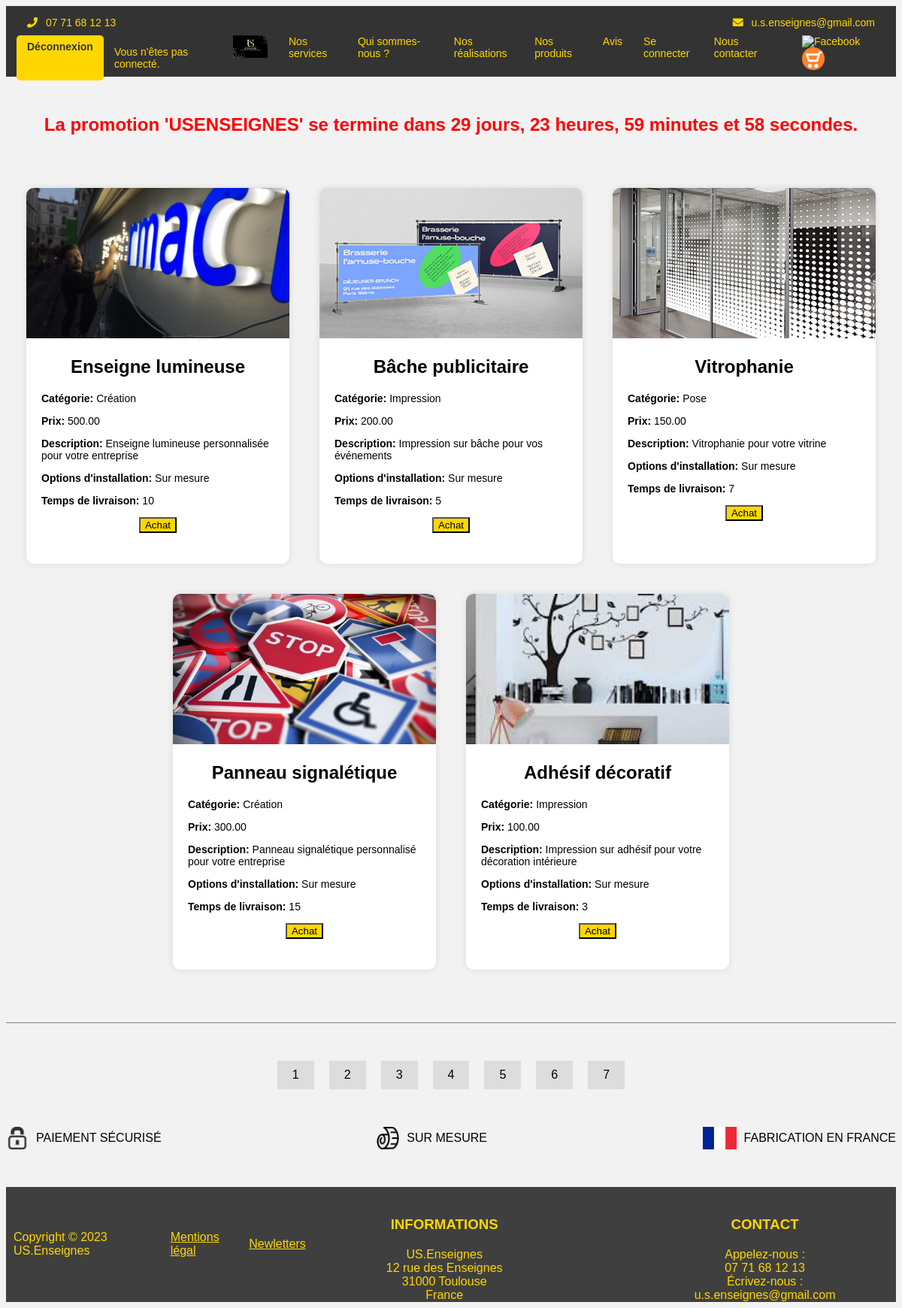
/produits.php, run on the app's committed database.
### tables this page shows
CREATE TABLE `products` (
  `id` int(11) NOT NULL,
  `name` varchar(255) NOT NULL,
  `category` varchar(255) NOT NULL,
  `price` decimal(10,2) NOT NULL,
  `description` text NOT NULL,
  `image` varchar(255) DEFAULT NULL,
  `installation_options` varchar(255) DEFAULT NULL,
  `delivery_time` int(11) NOT NULL
);

### produits.php (the view, shortened to what this page needs)
<!DOCTYPE html>
<html>
<head>
    <link rel="stylesheet" type="text/css" href="css/styleproduits.css">
    <link rel="stylesheet" href="https://use.fontawesome.com/releases/v5.14.0/css/all.css">
</head>
<body>
<header>
<div class="contact-info">
  <span><i class="fas fa-phone"></i> 07 71 68 12 13</span>
  <span><i class="fas fa-envelope"></i> u.s.enseignes@gmail.com </span>
</div>
<nav>
  <ul class="navbar-list">
    <a href="logout.php" class="logout-button">Déconnexion</a>
    <?php
      if(isset($_SESSION["username"])){
        echo "<p class='welcome-message'>Bienvenue, " . $_SESSION["username"] . "</p>";
      }else{
        echo "<p class='welcome-message'>Vous n'êtes pas connecté.</p>";
      }
    ?>
    <li class="navbar-item">
      <a href="index.php">
        <img src="images/image001.png" alt="logo" height="30" class="navbar-logo">
      </a>
    </li>
    <li class="navbar-item"><a href="index.php">Nos services</a></li>
    <li class="navbar-item"><a href="sommesnous.php">Qui sommes-nous ?</a></li>
    <li class="navbar-item"><a href="realisations.php">Nos réalisations</a></li>
    <li class="navbar-item"><a href="produits.php">Nos produits</a></li>
    <li class="navbar-item"> <a href="avis.php">Avis</a></li>
    <li class="navbar-item"><a href="login.php">Se connecter</a></li>
    <li class="navbar-item"><a href="contact.php">Nous contacter</a></li>
    <li class="navbar-item">
      <a href="https://www.facebook.com/usenseignestroyes/" target="_blank" class="facebook-button">
        <img src="images/fbgold.png" alt="Facebook" height="30">
      </a>
      <a href="panier.php" target="_blank" class="panier-button">
        <img src="images/paniergold.png" alt="Panier" height="30">
      </a>
    </li>
  </ul>
</nav>
  </header>
    <main>
<div id="countdownContainer">
  <div id="countdown"></div>
</div>
<section class="products">
  <?php
  $host = '127.0.0.1';
  $username = 'root';
  $password = '';
  $dbname = 'test';
$conn = new mysqli($host, $username, $password, $dbname);
$query = "SELECT * FROM products";
$result = mysqli_query($conn, $query);
while($row = mysqli_fetch_assoc($result)){
?>
  <div class="product-card">
    <div class="product-image">
      <img src="<?php echo $row['image']; ?>" width="100" height="100">
    </div>
    <div class="product-info">
      <h2><?php echo $row['name']; ?></h2>
      <p><b>Catégorie:</b> <?php echo $row['category']; ?></p>
      <p><b>Prix:</b> <?php echo $row['price']; ?></p>
      <p><b>Description:</b> <?php echo $row['description']; ?></p>
      <p><b>Options d'installation:</b> <?php echo $row['installation_options']; ?></p>
      <p><b>Temps de livraison:</b> <?php echo $row['delivery_time']; ?></p>
    </div>
    <div class="product-actions">
      <form action="panier.php" method="post">
        <input type="submit" value="Achat">
      </form>
    </div>
  </div>
  <?php
  }
  ?>
</section>
  </main>
    <div style="border-top: 1px solid gray; margin: 50px 0;"></div>
  <div class="pagination">
  <a href="index.php">1</a>
  <a href="sommesnous.php">2</a>
  <a href="realisations.php">3</a>
  <a href="produits.php">4</a>
  <a href="avis.php">5</a>
  <a href="login.php">6</a>
  <a href="contact.php">7</a>
</div>
    <section id="securite-sur-mesure-fabrication">
    <div class="securite">
      <img src="images/cadenas.png" alt="Logo cadenas"height="30">
      <p>PAIEMENT SÉCURISÉ</p>
    </div>
    <div class="sur-mesure">
      <img src="images/surmesure.png" alt="Logo sur mesure"height="30">
      <p>SUR MESURE</p>
    </div>
    <div class="fabrication-france">
      <img src="images/logo-france.png" alt="Logo France"height="30">
      <p>FABRICATION EN FRANCE</p>
    </div>
  </section>
 <footer>
  <p><span>Copyright © 2023 US.Enseignes</span></p>
  <a href="mentionslegale.php">Mentions légal </a>
  <a href="newletters.php">Newletters</a>
  <div class="footer-container">
        <div class="footer-info">
            <h3>INFORMATIONS</h3>
            <p> US.Enseignes</p>
            <p>12 rue des Enseignes</p>
            <p>31000 Toulouse</p>
            <p>France</p>
        </div>
        <div class="footer-contact">
            <h3>CONTACT</h3>
            <p>Appelez-nous :</p>
            <p>07 71 68 12 13</p>
            <p>Écrivez-nous :</p>
            <p> u.s.enseignes@gmail.com</p>
        </div>
  </div>
  </footer>
</body>
</html>

### css/styleproduits.css (style rules this page uses)
:root { --secondary-color: #212121; --tertiary-color: #f5f5f5; }
body { background-color: #f2f2f2; font-family: Arial, sans-serif; }
header { background-color: var(--secondary-color); }
nav { display: flex; justify-content: space-between; align-items: center; background-color: #333; height: 50px; font-size: 14px; padding: 0 1em; }
.navbar-list { display: flex; list-style: none; margin: 0; padding: 0; }
.navbar-item { margin: 0 1em; }
nav a { color: #FFD700; text-decoration: none; }
.logout-button { background-color: #FFD700; color: #333; padding: 0.5em 1em; border-radius: 5px; font-weight: bold; margin-right: 1em; }
.facebook-button, .panier-button { margin-left: 1em; }
.welcome-message { color: #FFD700; margin-right: 1em; }
.contact-info { display: flex; justify-content: space-between; align-items: center; padding: 1em; background-color: #333; color: #FFD700; font-size: 14px; }
.contact-info span { display: inline-block; margin: 0 1em; }
.contact-info i { margin-right: 0.5em; }
.products { display: flex; flex-wrap: wrap; justify-content: center; align-items: center; margin-top: 40px; }
.product-card { width: 350px; height: 500px; background-color: white; border-radius: 10px; box-shadow: 0px 0px 10px rgba(0, 0, 0, 0.1); margin: 20px; text-align: center; position: relative; overflow: hidden; }
.product-card img { width: 100%; height: 200px; object-fit: cover; transition: transform 0.3s ease-in-out; }
.product-card p { font-size: 14px; margin-top: 10px; text-align: left; padding: 0 20px; }
input { background-color: #ffd700; }
.pagination { display: flex; justify-content: center; align-items: center; margin: 20px 0; }
.pagination a { display: block; padding: 10px 20px; margin: 0 10px; background-color: #ddd; text-decoration: none; color: black; }
#securite-sur-mesure-fabrication { display: flex; justify-content: space-between; align-items: center; margin: 40px 0; }
#securite-sur-mesure-fabrication img { margin-right: 10px; }
.securite, .sur-mesure, .fabrication-france { display: flex; align-items: center; }
footer { display: flex; justify-content: center; align-items: center; margin-top: 40px; background-color: #3F3F3F; color: #FFD700; }
footer p, footer a { margin: 0 10px; color: #FFD700; }
.footer-container { display: flex; justify-content: space-between; width: 80%; margin-top: 20px; }
.footer-info, .footer-contact { width: 45%; text-align: center; }
.footer-info h3, .footer-contact h3 { margin-bottom: 20px; color: #FFD700; }
#countdownContainer { text-align: center; font-size: 1.5em; font-weight: bold; margin: 50px 0; color: red; }

### data on the page
products: image (picture), name "Enseigne lumineuse", category "Création", price "500.00", description "Enseigne lumineuse personnalisée pour votre entreprise", installation_options "Sur mesure", delivery_time "10"
products: image (picture), name "Bâche publicitaire", category "Impression", price "200.00", description "Impression sur bâche pour vos événements", installation_options "Sur mesure", delivery_time "5"
products: image (picture), name "Vitrophanie", category "Pose", price "150.00", description "Vitrophanie pour votre vitrine", installation_options "Sur mesure", delivery_time "7"
products: image (picture), name "Panneau signalétique", category "Création", price "300.00", description "Panneau signalétique personnalisé pour votre entreprise", installation_options "Sur mesure", delivery_time "15"
products: image (picture), name "Adhésif décoratif", category "Impression", price "100.00", description "Impression sur adhésif pour votre décoration intérieure", installation_options "Sur mesure", delivery_time "3"
